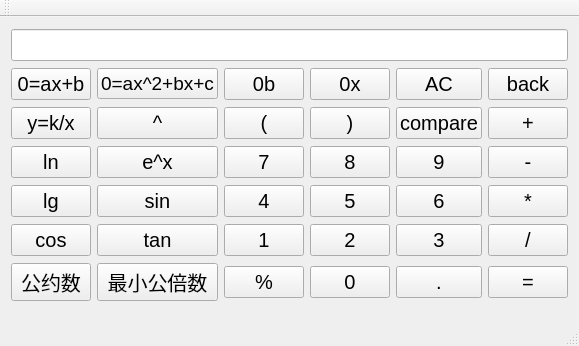
<?xml version="1.0" encoding="UTF-8"?>
<ui version="4.0">
 <class>Calqulator</class>
 <widget class="QMainWindow" name="Calqulator">
  <property name="geometry">
   <rect>
    <x>0</x>
    <y>0</y>
    <width>513</width>
    <height>346</height>
   </rect>
  </property>
  <property name="font">
   <font>
    <pointsize>15</pointsize>
   </font>
  </property>
  <property name="windowTitle">
   <string>Calqulator</string>
  </property>
  <widget class="QWidget" name="centralWidget">
   <layout class="QGridLayout" name="gridLayout">
    <item row="0" column="0" colspan="6">
     <widget class="QLineEdit" name="lineEdit"/>
    </item>
    <item row="1" column="0">
     <widget class="QPushButton" name="function_1">
      <property name="text">
       <string>0=ax+b</string>
      </property>
     </widget>
    </item>
    <item row="1" column="1">
     <widget class="QPushButton" name="function_2">
      <property name="font">
       <font>
        <pointsize>14</pointsize>
       </font>
      </property>
      <property name="text">
       <string>0=ax^2+bx+c</string>
      </property>
     </widget>
    </item>
    <item row="1" column="2">
     <widget class="QPushButton" name="binbtn">
      <property name="text">
       <string>0b</string>
      </property>
     </widget>
    </item>
    <item row="1" column="3">
     <widget class="QPushButton" name="hexbtn">
      <property name="text">
       <string>0x</string>
      </property>
     </widget>
    </item>
    <item row="1" column="4">
     <widget class="QPushButton" name="allclearbtn">
      <property name="text">
       <string>AC</string>
      </property>
     </widget>
    </item>
    <item row="1" column="5">
     <widget class="QPushButton" name="backbtn">
      <property name="text">
       <string>back</string>
      </property>
     </widget>
    </item>
    <item row="2" column="0">
     <widget class="QPushButton" name="inversefunction">
      <property name="text">
       <string>y=k/x</string>
      </property>
     </widget>
    </item>
    <item row="2" column="1">
     <widget class="QPushButton" name="pawbtn">
      <property name="text">
       <string>^</string>
      </property>
     </widget>
    </item>
    <item row="2" column="2">
     <widget class="QPushButton" name="leftbracketbtn">
      <property name="text">
       <string>(</string>
      </property>
     </widget>
    </item>
    <item row="2" column="3">
     <widget class="QPushButton" name="rightbracketbtn">
      <property name="text">
       <string>)</string>
      </property>
     </widget>
    </item>
    <item row="2" column="4">
     <widget class="QPushButton" name="comparebtn">
      <property name="font">
       <font>
        <pointsize>15</pointsize>
       </font>
      </property>
      <property name="text">
       <string>compare</string>
      </property>
     </widget>
    </item>
    <item row="2" column="5">
     <widget class="QPushButton" name="addbtn">
      <property name="text">
       <string>+</string>
      </property>
     </widget>
    </item>
    <item row="3" column="0">
     <widget class="QPushButton" name="lnbtn">
      <property name="text">
       <string>ln</string>
      </property>
     </widget>
    </item>
    <item row="3" column="1">
     <widget class="QPushButton" name="e_xbtn">
      <property name="text">
       <string>e^x</string>
      </property>
     </widget>
    </item>
    <item row="3" column="2">
     <widget class="QPushButton" name="digitalbtn7">
      <property name="text">
       <string>7</string>
      </property>
     </widget>
    </item>
    <item row="3" column="3">
     <widget class="QPushButton" name="digitalbtn8">
      <property name="text">
       <string>8</string>
      </property>
     </widget>
    </item>
    <item row="3" column="4">
     <widget class="QPushButton" name="digitalbtn9">
      <property name="text">
       <string>9</string>
      </property>
     </widget>
    </item>
    <item row="3" column="5">
     <widget class="QPushButton" name="subbtn">
      <property name="text">
       <string>-</string>
      </property>
     </widget>
    </item>
    <item row="4" column="0">
     <widget class="QPushButton" name="lgbtn">
      <property name="text">
       <string>lg</string>
      </property>
     </widget>
    </item>
    <item row="4" column="1">
     <widget class="QPushButton" name="sinbtn">
      <property name="text">
       <string>sin</string>
      </property>
     </widget>
    </item>
    <item row="4" column="2">
     <widget class="QPushButton" name="digitalbtn4">
      <property name="text">
       <string>4</string>
      </property>
     </widget>
    </item>
    <item row="4" column="3">
     <widget class="QPushButton" name="digitalbtn5">
      <property name="text">
       <string>5</string>
      </property>
     </widget>
    </item>
    <item row="4" column="4">
     <widget class="QPushButton" name="digitalbtn6">
      <property name="text">
       <string>6</string>
      </property>
     </widget>
    </item>
    <item row="4" column="5">
     <widget class="QPushButton" name="mulbtn">
      <property name="text">
       <string>*</string>
      </property>
     </widget>
    </item>
    <item row="5" column="0">
     <widget class="QPushButton" name="cosbtn">
      <property name="text">
       <string>cos</string>
      </property>
     </widget>
    </item>
    <item row="5" column="1">
     <widget class="QPushButton" name="tanbtn">
      <property name="text">
       <string>tan</string>
      </property>
     </widget>
    </item>
    <item row="5" column="2">
     <widget class="QPushButton" name="digitalbtn1">
      <property name="text">
       <string>1</string>
      </property>
     </widget>
    </item>
    <item row="5" column="3">
     <widget class="QPushButton" name="digitalbtn2">
      <property name="text">
       <string>2</string>
      </property>
     </widget>
    </item>
    <item row="5" column="4">
     <widget class="QPushButton" name="digitalbtn3">
      <property name="text">
       <string>3</string>
      </property>
     </widget>
    </item>
    <item row="5" column="5">
     <widget class="QPushButton" name="divbtn">
      <property name="text">
       <string>/</string>
      </property>
     </widget>
    </item>
    <item row="6" column="0">
     <widget class="QPushButton" name="pushButton_2">
      <property name="text">
       <string>公约数</string>
      </property>
     </widget>
    </item>
    <item row="6" column="1">
     <widget class="QPushButton" name="pushButton">
      <property name="font">
       <font>
        <pointsize>15</pointsize>
       </font>
      </property>
      <property name="text">
       <string>最小公倍数</string>
      </property>
     </widget>
    </item>
    <item row="6" column="2">
     <widget class="QPushButton" name="percentbtn">
      <property name="text">
       <string>%</string>
      </property>
     </widget>
    </item>
    <item row="6" column="3">
     <widget class="QPushButton" name="digitalbtn0">
      <property name="text">
       <string>0</string>
      </property>
     </widget>
    </item>
    <item row="6" column="4">
     <widget class="QPushButton" name="pointbtn">
      <property name="text">
       <string>.</string>
      </property>
     </widget>
    </item>
    <item row="6" column="5">
     <widget class="QPushButton" name="equalbtn">
      <property name="text">
       <string>=</string>
      </property>
     </widget>
    </item>
   </layout>
  </widget>
  <widget class="QMenuBar" name="menuBar">
   <property name="geometry">
    <rect>
     <x>0</x>
     <y>0</y>
     <width>513</width>
     <height>17</height>
    </rect>
   </property>
  </widget>
  <widget class="QToolBar" name="mainToolBar">
   <attribute name="toolBarArea">
    <enum>TopToolBarArea</enum>
   </attribute>
   <attribute name="toolBarBreak">
    <bool>false</bool>
   </attribute>
  </widget>
  <widget class="QStatusBar" name="statusBar"/>
 </widget>
 <layoutdefault spacing="6" margin="11"/>
 <resources/>
 <connections/>
</ui>
